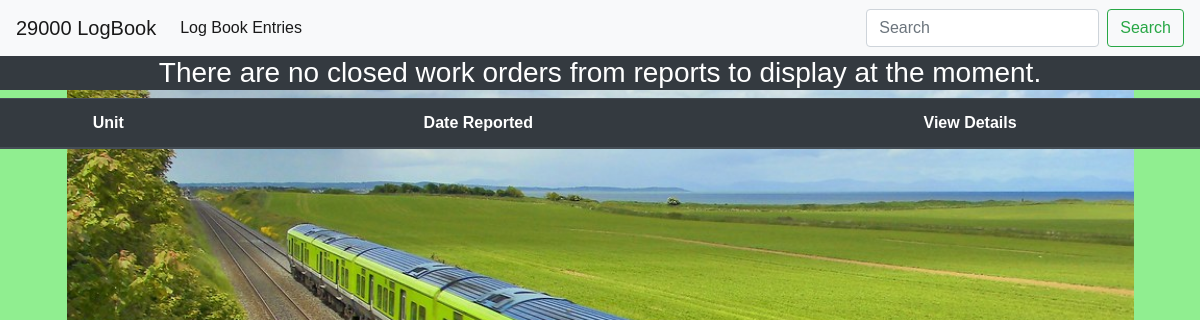
Before: /closed_reports.html with the older database file.
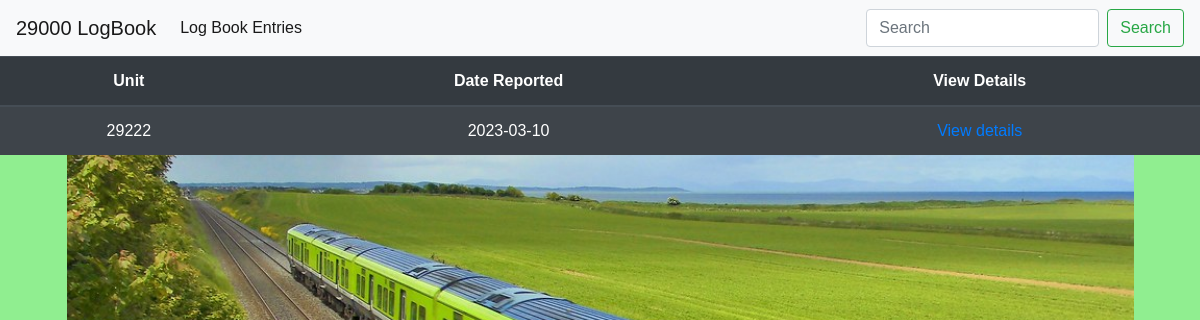
After: the same page with the newer database file.
### report/models.py (models this page shows, shortened)
class Logbook_report(models.Model):
    Grade = models.CharField(max_length=25, default='Driver')
    driver_name = models.CharField(max_length=50)
    driver_email = models.EmailField(blank=True)  # blank =  make optional
    unit = models.IntegerField(default=29)
    location_at_time_of_fault = models.TextField(max_length=60)
    time_of_fault = models.TimeField(null=True, blank=True)
    date_of_fault = models.TextField()
    details_of_defect = models.TextField()
    report_read = models.BooleanField(default=False)
    work_order_created = models.BooleanField(default=False)
    driver_responded_to = models.BooleanField(default=False)
    work_order_closed = models.BooleanField(default=False)
    class Meta:
        ordering = ['date_of_fault']

### report/views.py (the view)
# urls.py: path('closed_reports.html', views.closed_reports_list, name='closed_reports_list'),
def closed_reports_list(request):
    reports = Logbook_report.objects.filter(work_order_closed=True)
    context = {
        'reports': reports
    }
    return render(request, 'closed_reports.html', context)

### report/templates/closed_reports.html
{% extends "base.html" %}
{% load static %}
{% load crispy_forms_tags%}
{% block content %}
<div class="table-align">
        <table class="text-align table table-striped table-dark">
            <thead>
              <tr>
                <th scope="col">Unit</th>
                <th scope="col">Date Reported</th>
                <th scope="col">View Details</th>
              </tr>
            </thead>
             {% for report in reports %}
            <tbody>
              <tr>
                <td>{{ report.unit }}</td>
                <td>{{ report.date_of_fault }}</td>
                <td><a href="{% url 'report_detail' report.id %}">View details</a></td>
              </tr>
              {% empty %}
                <h3 class="text-align bg-dark text-white">There are no closed work orders from reports to display at the moment.</h3>
              {% endfor %}
            </tbody>
          </table>
</div>
{% endblock %}

Changed rows visible on the page:
added Logbook_report: unit "29222", date_of_fault "2023-03-10"
Other visible differences:
text no longer shown: "There are no closed work orders from reports to display at the moment."
